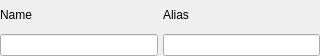
<?xml version="1.0" encoding="UTF-8"?>
<ui version="4.0">
 <class>SimpleColumnsWidget</class>
 <widget class="QWidget" name="SimpleColumnsWidget">
  <property name="geometry">
   <rect>
    <x>0</x>
    <y>0</y>
    <width>320</width>
    <height>56</height>
   </rect>
  </property>
  <property name="minimumSize">
   <size>
    <width>0</width>
    <height>0</height>
   </size>
  </property>
  <property name="windowTitle">
   <string>Reference properties</string>
  </property>
  <layout class="QVBoxLayout" name="verticalLayout_3">
   <property name="spacing">
    <number>5</number>
   </property>
   <property name="leftMargin">
    <number>0</number>
   </property>
   <property name="topMargin">
    <number>0</number>
   </property>
   <property name="rightMargin">
    <number>0</number>
   </property>
   <property name="bottomMargin">
    <number>0</number>
   </property>
   <item>
    <layout class="QHBoxLayout" name="horizontalLayout">
     <property name="spacing">
      <number>5</number>
     </property>
     <item>
      <layout class="QVBoxLayout" name="verticalLayout_2">
       <item>
        <widget class="QLabel" name="name_lbl">
         <property name="sizePolicy">
          <sizepolicy hsizetype="Fixed" vsizetype="Preferred">
           <horstretch>0</horstretch>
           <verstretch>0</verstretch>
          </sizepolicy>
         </property>
         <property name="maximumSize">
          <size>
           <width>16777215</width>
           <height>16777215</height>
          </size>
         </property>
         <property name="text">
          <string>Name</string>
         </property>
        </widget>
       </item>
       <item>
        <widget class="QLineEdit" name="name_edt">
         <property name="sizePolicy">
          <sizepolicy hsizetype="Expanding" vsizetype="Fixed">
           <horstretch>0</horstretch>
           <verstretch>0</verstretch>
          </sizepolicy>
         </property>
         <property name="minimumSize">
          <size>
           <width>0</width>
           <height>0</height>
          </size>
         </property>
         <property name="maximumSize">
          <size>
           <width>16777215</width>
           <height>16777215</height>
          </size>
         </property>
         <property name="statusTip">
          <string>This is the name of the object in the PostgreSQL database.</string>
         </property>
         <property name="text">
          <string/>
         </property>
         <property name="clearButtonEnabled">
          <bool>true</bool>
         </property>
        </widget>
       </item>
      </layout>
     </item>
     <item>
      <layout class="QVBoxLayout" name="verticalLayout">
       <item>
        <widget class="QLabel" name="logical_name_lbl">
         <property name="sizePolicy">
          <sizepolicy hsizetype="Fixed" vsizetype="Preferred">
           <horstretch>0</horstretch>
           <verstretch>0</verstretch>
          </sizepolicy>
         </property>
         <property name="maximumSize">
          <size>
           <width>16777215</width>
           <height>16777215</height>
          </size>
         </property>
         <property name="toolTip">
          <string>&lt;p&gt;This is a more friendly name for the column. When displaying the model in compact view, this is the name shown for the column instead of its real name. If this field is empty the real name will be displayed anyway.&lt;/p&gt;</string>
         </property>
         <property name="text">
          <string>Alias</string>
         </property>
        </widget>
       </item>
       <item>
        <widget class="QLineEdit" name="alias_edt">
         <property name="sizePolicy">
          <sizepolicy hsizetype="Expanding" vsizetype="Fixed">
           <horstretch>0</horstretch>
           <verstretch>0</verstretch>
          </sizepolicy>
         </property>
         <property name="minimumSize">
          <size>
           <width>0</width>
           <height>0</height>
          </size>
         </property>
         <property name="maximumSize">
          <size>
           <width>16777215</width>
           <height>16777215</height>
          </size>
         </property>
         <property name="toolTip">
          <string/>
         </property>
         <property name="statusTip">
          <string/>
         </property>
         <property name="text">
          <string/>
         </property>
         <property name="clearButtonEnabled">
          <bool>true</bool>
         </property>
        </widget>
       </item>
      </layout>
     </item>
    </layout>
   </item>
  </layout>
 </widget>
 <tabstops>
  <tabstop>name_edt</tabstop>
 </tabstops>
 <resources/>
 <connections/>
</ui>
